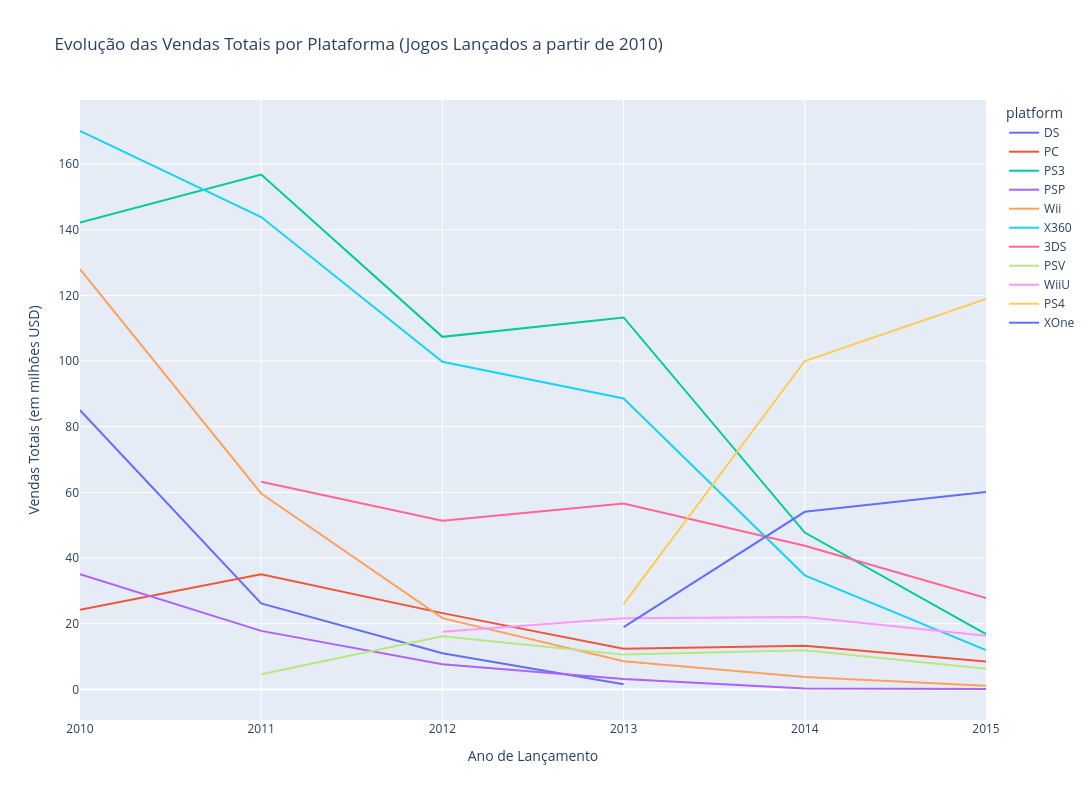

Notebook code for this chart:
### Code cell
# Criando um gráfico de linha para visualizar a evolução das vendas totais ao longo dos anos
# Filtrando para os dados até 2015, já que 2016 pode ter dados incompletos e afetar a análise de tendências
fig = px.line(df_recent_by_platform[df_recent_by_platform['year_of_release'] <= 2015], x='year_of_release', y='total_sales', color='platform', title='Evolução das Vendas Totais por Plataforma (Jogos Lançados a partir de 2010)', width=1400, height=800)
fig.update_layout(xaxis_title='Ano de Lançamento', yaxis_title='Vendas Totais (em milhões USD)')
fig.show()

### Figure 1 — Plotly figure (JSON) as saved in the notebook; plotly's stock layout.template omitted (floating-point values rounded to 4 significant figures)
{"data": [{"hovertemplate": "platform=DS<br>year_of_release=%{x}<br>total_sales=%{y}<extra></extra>", "legendgroup": "DS", "line": {"color": "#636efa", "dash": "solid"}, "marker": {"symbol": "circle"}, "mode": "lines", "name": "DS", "orientation": "v", "showlegend": true, "type": "scatter", "x": [2010, 2011, 2012, 2013], "xaxis": "x", "y": [85.02, 26.18, 11.01, 1.54], "yaxis": "y"}, {"hovertemplate": "platform=PC<br>year_of_release=%{x}<br>total_sales=%{y}<extra></extra>", "legendgroup": "PC", "line": {"color": "#EF553B", "dash": "solid"}, "marker": {"symbol": "circle"}, "mode": "lines", "name": "PC", "orientation": "v", "showlegend": true, "type": "scatter", "x": [2010, 2011, 2012, 2013, 2014, 2015], "xaxis": "x", "y": [24.28, 35.03, 23.22, 12.38, 13.28, 8.52], "yaxis": "y"}, {"hovertemplate": "platform=PS3<br>year_of_release=%{x}<br>total_sales=%{y}<extra></extra>", "legendgroup": "PS3", "line": {"color": "#00cc96", "dash": "solid"}, "marker": {"symbol": "circle"}, "mode": "lines", "name": "PS3", "orientation": "v", "showlegend": true, "type": "scatter", "x": [2010, 2011, 2012, 2013, 2014, 2015], "xaxis": "x", "y": [142.2, 156.8, 107.4, 113.2, 47.76, 16.82], "yaxis": "y"}, {"hovertemplate": "platform=PSP<br>year_of_release=%{x}<br>total_sales=%{y}<extra></extra>", "legendgroup": "PSP", "line": {"color": "#ab63fa", "dash": "solid"}, "marker": {"symbol": "circle"}, "mode": "lines", "name": "PSP", "orientation": "v", "showlegend": true, "type": "scatter", "x": [2010, 2011, 2012, 2013, 2014, 2015], "xaxis": "x", "y": [35.04, 17.82, 7.69, 3.14, 0.24, 0.12], "yaxis": "y"}, {"hovertemplate": "platform=Wii<br>year_of_release=%{x}<br>total_sales=%{y}<extra></extra>", "legendgroup": "Wii", "line": {"color": "#FFA15A", "dash": "solid"}, "marker": {"symbol": "circle"}, "mode": "lines", "name": "Wii", "orientation": "v", "showlegend": true, "type": "scatter", "x": [2010, 2011, 2012, 2013, 2014, 2015], "xaxis": "x", "y": [128.0, 59.65, 21.71, 8.59, 3.75, 1.14], "yaxis": "y"}, {"hovertemplate": "platform=X360<br>year_of_release=%{x}<br>total_sales=%{y}<extra></extra>", "legendgroup": "X360", "line": {"color": "#19d3f3", "dash": "solid"}, "marker": {"symbol": "circle"}, "mode": "lines", "name": "X360", "orientation": "v", "showlegend": true, "type": "scatter", "x": [2010, 2011, 2012, 2013, 2014, 2015], "xaxis": "x", "y": [170.0, 143.8, 99.74, 88.58, 34.74, 11.96], "yaxis": "y"}, {"hovertemplate": "platform=3DS<br>year_of_release=%{x}<br>total_sales=%{y}<extra></extra>", "legendgroup": "3DS", "line": {"color": "#FF6692", "dash": "solid"}, "marker": {"symbol": "circle"}, "mode": "lines", "name": "3DS", "orientation": "v", "showlegend": true, "type": "scatter", "x": [2011, 2012, 2013, 2014, 2015], "xaxis": "x", "y": [63.2, 51.36, 56.57, 43.76, 27.78], "yaxis": "y"}, {"hovertemplate": "platform=PSV<br>year_of_release=%{x}<br>total_sales=%{y}<extra></extra>", "legendgroup": "PSV", "line": {"color": "#B6E880", "dash": "solid"}, "marker": {"symbol": "circle"}, "mode": "lines", "name": "PSV", "orientation": "v", "showlegend": true, "type": "scatter", "x": [2011, 2012, 2013, 2014, 2015], "xaxis": "x", "y": [4.63, 16.19, 10.59, 11.9, 6.25], "yaxis": "y"}, {"hovertemplate": "platform=WiiU<br>year_of_release=%{x}<br>total_sales=%{y}<extra></extra>", "legendgroup": "WiiU", "line": {"color": "#FF97FF", "dash": "solid"}, "marker": {"symbol": "circle"}, "mode": "lines", "name": "WiiU", "orientation": "v", "showlegend": true, "type": "scatter", "x": [2012, 2013, 2014, 2015], "xaxis": "x", "y": [17.56, 21.65, 22.03, 16.35], "yaxis": "y"}, {"hovertemplate": "platform=PS4<br>year_of_release=%{x}<br>total_sales=%{y}<extra></extra>", "legendgroup": "PS4", "line": {"color": "#FECB52", "dash": "solid"}, "marker": {"symbol": "circle"}, "mode": "lines", "name": "PS4", "orientation": "v", "showlegend": true, "type": "scatter", "x": [2013, 2014, 2015], "xaxis": "x", "y": [25.99, 100.0, 118.9], "yaxis": "y"}, {"hovertemplate": "platform=XOne<br>year_of_release=%{x}<br>total_sales=%{y}<extra></extra>", "legendgroup": "XOne", "line": {"color": "#636efa", "dash": "solid"}, "marker": {"symbol": "circle"}, "mode": "lines", "name": "XOne", "orientation": "v", "showlegend": true, "type": "scatter", "x": [2013, 2014, 2015], "xaxis": "x", "y": [18.96, 54.07, 60.14], "yaxis": "y"}], "layout": {"height": 800, "legend": {"title": {"text": "platform"}, "tracegroupgap": 0}, "title": {"text": "Evolução das Vendas Totais por Plataforma (Jogos Lançados a partir de 2010)"}, "width": 1400, "xaxis": {"anchor": "y", "domain": [0, 1], "title": {"text": "Ano de Lançamento"}}, "yaxis": {"anchor": "x", "domain": [0, 1], "title": {"text": "Vendas Totais (em milhões USD)"}}}}
